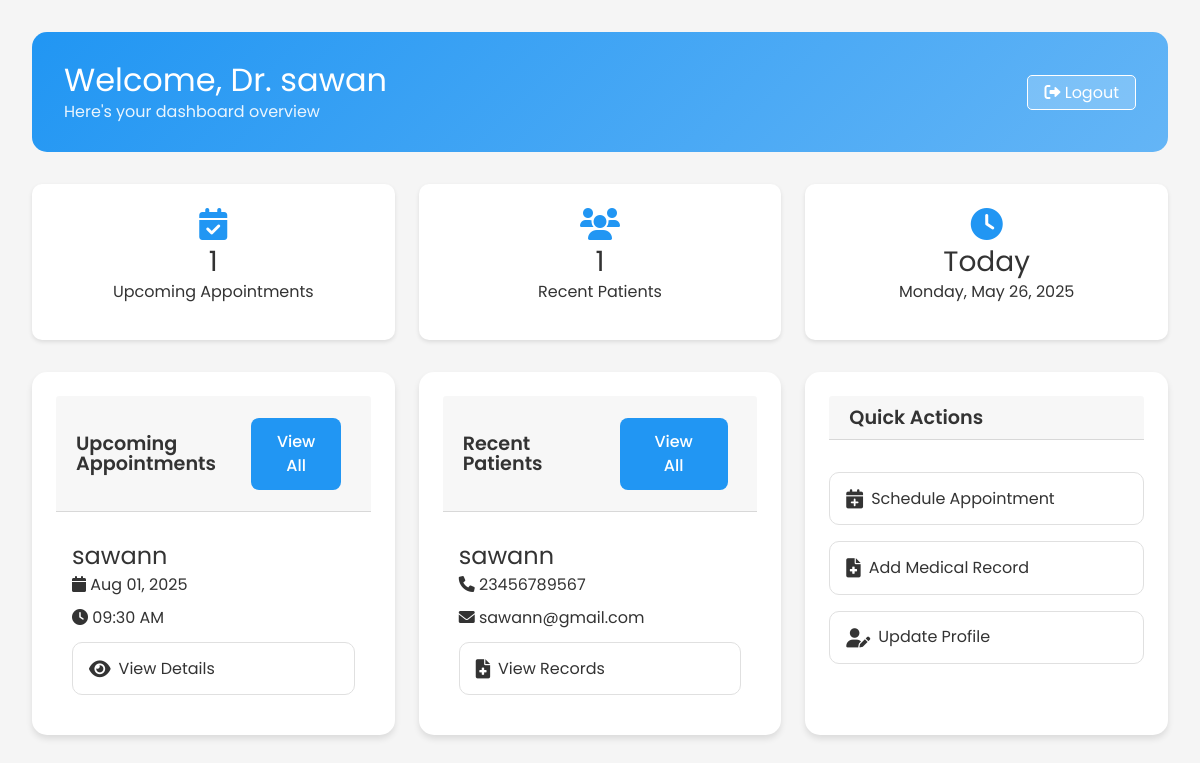
The page /doctor_dashboard.php (signed in) on the database its author committed.
### tables this page shows
CREATE TABLE `appointments` (
  `appointment_id` int(11) NOT NULL,
  `patient_id` int(11) NOT NULL,
  `doctor_id` int(11) NOT NULL,
  `appointment_date` date NOT NULL,
  `appointment_time` time NOT NULL,
  `reason` text NOT NULL,
  `notes` text DEFAULT NULL,
  `preferred_communication` varchar(50) NOT NULL,
  `status` varchar(20) NOT NULL DEFAULT 'Scheduled',
  `created_at` timestamp NULL DEFAULT current_timestamp()
);

CREATE TABLE `patients` (
  `patient_id` int(11) NOT NULL,
  `full_name` varchar(100) NOT NULL,
  `email` varchar(100) NOT NULL,
  `password` varchar(255) NOT NULL,
  `phone` varchar(20) DEFAULT NULL,
  `date_of_birth` date DEFAULT NULL,
  `gender` enum('Male','Female','Other') DEFAULT NULL,
  `address` text DEFAULT NULL,
  `created_at` timestamp NULL DEFAULT current_timestamp(),
  `profile_image` varchar(255) DEFAULT NULL
);

### doctor_dashboard.php (the view, shortened to what this page needs)
<?php
require_once 'includes/db_connect.php';
$doctor_id = $_SESSION['user_id'];
$doctor_name = $_SESSION['user_name'];
try {
    $stmt = $con->prepare("SELECT a.*, p.full_name as patient_name, p.phone as patient_phone
                          FROM appointments a
                          JOIN patients p ON a.patient_id = p.patient_id
                          WHERE a.doctor_id = ? AND a.appointment_date >= CURDATE()
                          ORDER BY a.appointment_date ASC
                          LIMIT 3");
    $stmt->bind_param("i", $doctor_id);
    $stmt->execute();
    $upcomingAppointments = $stmt->get_result()->fetch_all(MYSQLI_ASSOC);
} catch (Exception $e) {
    $upcomingAppointments = [];
    error_log("Error fetching upcoming appointments: " . $e->getMessage());
}
try {
    $stmt = $con->prepare("SELECT DISTINCT p.*
                          FROM patients p
                          JOIN appointments a ON p.patient_id = a.patient_id
                          WHERE a.doctor_id = ?
                          ORDER BY a.appointment_date DESC
                          LIMIT 3");
    $stmt->bind_param("i", $doctor_id);
    $stmt->execute();
    $recentPatients = $stmt->get_result()->fetch_all(MYSQLI_ASSOC);
} catch (Exception $e) {
    $recentPatients = [];
    error_log("Error fetching recent patients: " . $e->getMessage());
}
?>
<!DOCTYPE html>
<html lang="en">
<head>
    <link rel="stylesheet" href="styles/homepage.css">
    <link rel="stylesheet" href="assets/bootstrap/css/bootstrap.min.css">
    <link rel="stylesheet" href="assets/theme/css/style.css">
    <link rel="stylesheet" href="https://cdnjs.cloudflare.com/ajax/libs/font-awesome/6.0.0/css/all.min.css">
</head>
<body>
    <div class="container">
        <div class="welcome-section">
            <div class="welcome-text">
                <h1>Welcome, Dr. <?php echo htmlspecialchars($doctor_name); ?></h1>
                <p>Here's your dashboard overview</p>
            </div>
            <a href="?logout=1" class="logout-btn">
                <i class="fas fa-sign-out-alt"></i> Logout
            </a>
        </div>
        <div class="quick-stats">
            <div class="stat-card">
                <i class="fas fa-calendar-check"></i>
                <h3><?php echo count($upcomingAppointments); ?></h3>
                <p>Upcoming Appointments</p>
            </div>
            <div class="stat-card">
                <i class="fas fa-users"></i>
                <h3><?php echo count($recentPatients); ?></h3>
                <p>Recent Patients</p>
            </div>
            <div class="stat-card">
                <i class="fas fa-clock"></i>
                <h3>Today</h3>
                <p><?php echo date('l, F j, Y'); ?></p>
            </div>
        </div>
        <div class="dashboard-grid">
            <div class="card">
                <div class="card-header">
                    <h2 class="card-title">Upcoming Appointments</h2>
                    <a href="doctor_appointments.php" class="btn btn-primary">View All</a>
                </div>
                <?php if (!empty($upcomingAppointments)): ?>
                    <?php foreach ($upcomingAppointments as $appointment): ?>
                        <div class="appointment-item">
                            <h4><?php echo htmlspecialchars($appointment['patient_name']); ?></h4>
                            <p><i class="fas fa-calendar"></i> <?php echo date('M d, Y', strtotime($appointment['appointment_date'])); ?></p>
                            <p><i class="fas fa-clock"></i> <?php echo date('h:i A', strtotime($appointment['appointment_time'])); ?></p>
                            <div class="action-buttons">
                                <a href="view_appointment.php?id=<?php echo $appointment['appointment_id']; ?>" class="action-btn">
                                    <i class="fas fa-eye"></i> View Details
                                </a>
                            </div>
                        </div>
                    <?php endforeach; ?>
                <?php else: ?>
                    <p>No upcoming appointments</p>
                <?php endif; ?>
            </div>
            <div class="card">
                <div class="card-header">
                    <h2 class="card-title">Recent Patients</h2>
                    <a href="doctor_patients.php" class="btn btn-primary">View All</a>
                </div>
                <?php if (!empty($recentPatients)): ?>
                    <?php foreach ($recentPatients as $patient): ?>
                        <div class="patient-item">
                            <h4><?php echo htmlspecialchars($patient['full_name']); ?></h4>
                            <p><i class="fas fa-phone"></i> <?php echo htmlspecialchars($patient['phone']); ?></p>
                            <p><i class="fas fa-envelope"></i> <?php echo htmlspecialchars($patient['email']); ?></p>
                            <div class="action-buttons">
                                <a href="patient_records.php?id=<?php echo $patient['patient_id']; ?>" class="action-btn">
                                    <i class="fas fa-file-medical"></i> View Records
                                </a>
                            </div>
                        </div>
                    <?php endforeach; ?>
                <?php else: ?>
                    <p>No recent patients</p>
                <?php endif; ?>
            </div>
            <div class="card">
                <div class="card-header">
                    <h2 class="card-title">Quick Actions</h2>
                </div>
                <div class="action-buttons">
                    <a href="schedule_appointment.php" class="action-btn">
                        <i class="fas fa-calendar-plus"></i> Schedule Appointment
                    </a>
                    <a href="add_medical_record.php" class="action-btn">
                        <i class="fas fa-file-medical"></i> Add Medical Record
                    </a>
                    <a href="doctor_profile.php" class="action-btn">
                        <i class="fas fa-user-edit"></i> Update Profile
                    </a>
                </div>
            </div>
        </div>
    </div>
</body>
</html>

### assets/theme/css/style.css (style rules this page uses)
body { font-style: normal; line-height: 1.5; font-weight: 400; color: #232323; position: relative; }
section, .container, .container-fluid { position: relative; word-wrap: break-word; }
a { font-style: normal; font-weight: 400; cursor: pointer; }
a, a:hover { text-decoration: none; }
h1, h2, h3, h4, h5, h6, .display-1, .display-2, .display-4, .display-5, .display-7, span, p, a { line-height: 1; word-break: break-word; word-wrap: break-word; font-weight: 400; }
.card { background-color: transparent; border: none; }
.btn { font-weight: 600; border-width: 1px; font-style: normal; margin: 0.6rem 0.6rem; white-space: normal; -webkit-transition: all 0.2s ease-in-out; transition: all 0.2s ease-in-out; display: -webkit-inline-box; display: -ms-inline-flexbox; display: inline-flex; -webkit-box-align: center; -ms-flex-align: center; align-items: center; -webkit-box-pack: center; -ms-flex-pack: center; justify-content: center; word-break: break-word; }
html, body { height: auto; min-height: 100vh; }
@media (min-width: 992px) { .container { padding-left: 16px; padding-right: 16px; } }

### doctor_dashboard.php (style rules this page uses)
:root { --primary-color: #2196f3; --secondary-color: #4CAF50; --accent-color: #ff9800; --danger-color: #f44336; --light-bg: #f5f5f5; --dark-text: #333; --light-text: #666; --border-color: #e0e0e0; }
body { font-family: 'Poppins', sans-serif; background-color: var(--light-bg); margin: 0; padding: 0; color: var(--dark-text); }
.container { max-width: 1200px; margin: 0 auto; padding: 2rem; }
.welcome-section { background: linear-gradient(135deg, var(--primary-color), #64b5f6); color: white; border-radius: 15px; padding: 2rem; margin-bottom: 2rem; display: flex; justify-content: space-between; align-items: center; }
.welcome-text h1 { font-size: 2rem; margin-bottom: 0.5rem; }
.welcome-text p { margin: 0; opacity: 0.9; }
.quick-stats { display: grid; grid-template-columns: repeat(auto-fit, minmax(200px, 1fr)); gap: 1.5rem; margin-bottom: 2rem; }
.stat-card { background: white; padding: 1.5rem; border-radius: 10px; text-align: center; box-shadow: 0 2px 4px rgba(0,0,0,0.1); transition: transform 0.3s ease; }
.stat-card i { font-size: 2rem; color: var(--primary-color); margin-bottom: 0.5rem; }
.dashboard-grid { display: grid; grid-template-columns: repeat(auto-fit, minmax(300px, 1fr)); gap: 1.5rem; margin-bottom: 2rem; }
.card { background: white; border-radius: 15px; padding: 1.5rem; box-shadow: 0 4px 6px rgba(0,0,0,0.1); transition: transform 0.3s ease; }
.card-header { display: flex; justify-content: space-between; align-items: center; margin-bottom: 1rem; }
.card-title { font-size: 1.2rem; font-weight: 600; color: var(--dark-text); margin: 0; }
.btn { display: inline-block; padding: 0.75rem 1.5rem; border-radius: 8px; text-decoration: none; font-weight: 500; transition: all 0.3s ease; border: none; cursor: pointer; }
.btn-primary { background-color: var(--primary-color); color: white; }
.appointment-item, .patient-item { padding: 1rem; border-bottom: 1px solid var(--border-color); }
.appointment-item:last-child, .patient-item:last-child { border-bottom: none; }
.logout-btn { background-color: rgba(255, 255, 255, 0.2); color: white; border: 1px solid white; padding: 0.5rem 1rem; border-radius: 5px; text-decoration: none; transition: all 0.3s ease; }
.action-buttons { display: grid; gap: 1rem; margin-top: 1rem; }
.action-btn { display: flex; align-items: center; gap: 0.5rem; padding: 1rem; border-radius: 10px; background: white; border: 1px solid var(--border-color); color: var(--dark-text); text-decoration: none; transition: all 0.3s ease; }
.action-btn i { font-size: 1.2rem; }

### rows shown on the page
appointments: patient.full_name "sawann", appointment_date "Aug 01, 2025", appointment_time "09:30 AM"
patients: full_name "sawann", phone "23456789567", email "sawann@gmail.com"

### other values the page prints
$doctor_name "sawan"
count($upcomingAppointments) "1"
count($recentPatients) "1"
